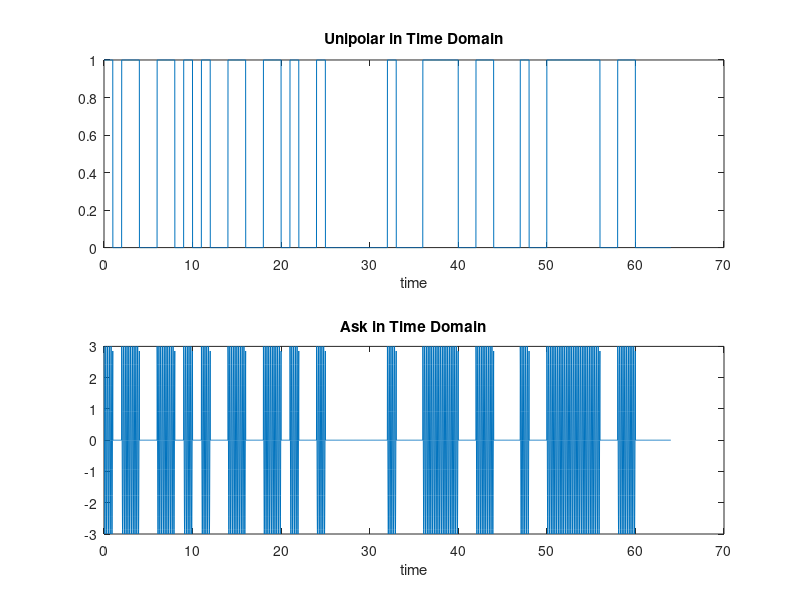
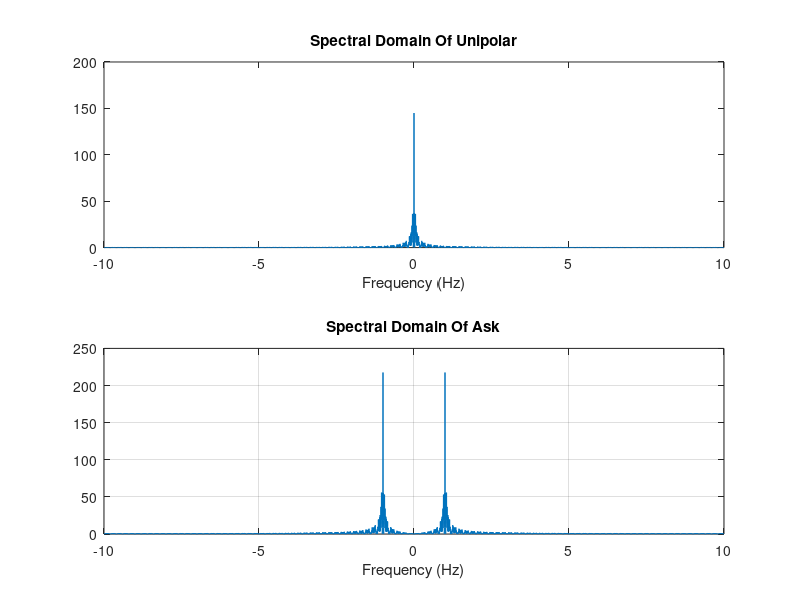
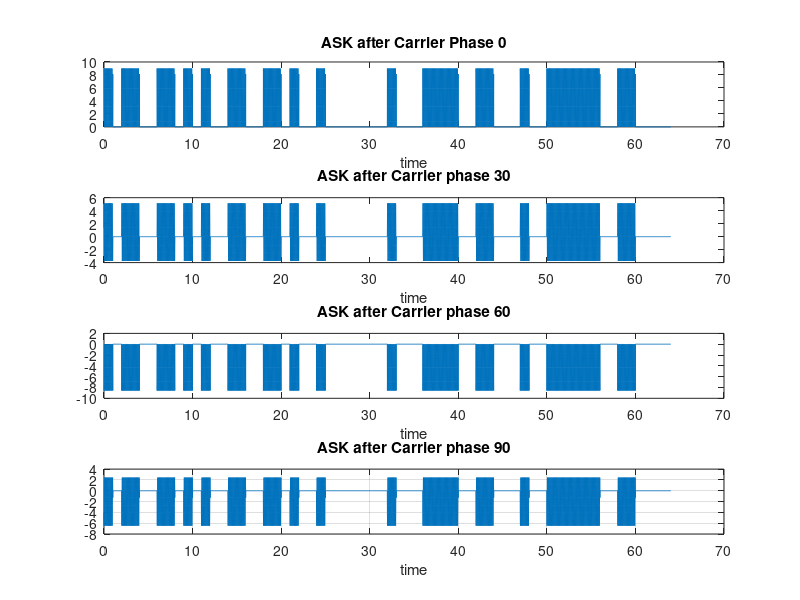
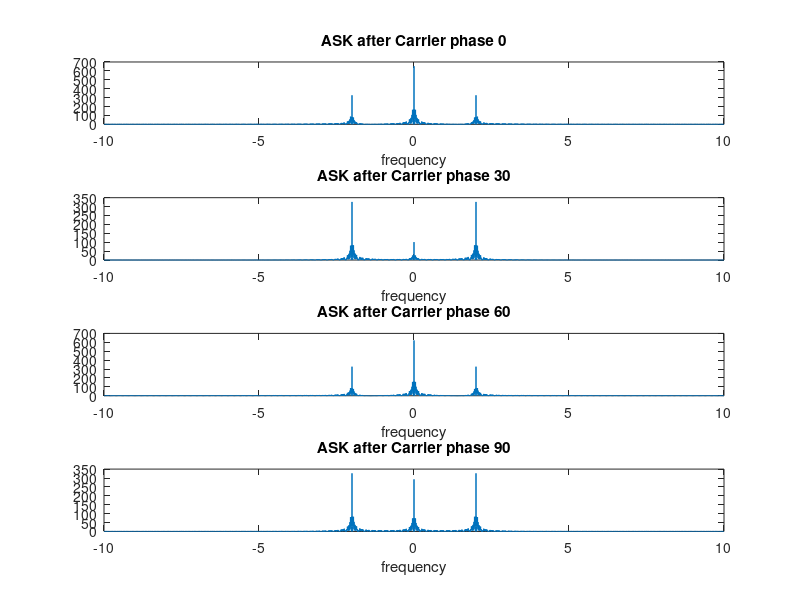

These figures' MATLAB source, in order:
clc;
clear;
close all
bits = 64;
stream =randi([0, 1], 1, bits);

ts = 0.05;
T = bits;
t = 0 : 0.01 : (bits-0.01);
fs = 1 / ts;
df =  0.01*fs / T;
f = -0.5 * fs : df : 0.5 * fs - df;
unipolar=zeros(size(t));
for i = 1:bits
    if stream(i) == 1
        unipolar((i-1)*100+1:i*100) = 1;
    end
end

UNIPOLAR= fftshift(fft(unipolar))*ts;
fc=5;
c=3*cos(2*pi*fc*t);
C_30=3*cos(2*pi*fc*t+30);
C_60=3*cos(2*pi*fc*t+60);
C_90=3*cos(2*pi*fc*t+90);
Ask=c.*unipolar;
Ask_frequency= fftshift(fft(Ask))*ts;
figure(1);
subplot(2,1,1);
plot(t, unipolar);
xlabel('time');
title('Unipolar in Time Domain');
subplot(2,1,2);
plot(t, Ask);
xlabel('time');
title('Ask in Time Domain');
figure(2)
subplot(2,1,1);
plot(f, abs(UNIPOLAR));
xlabel('Frequency (Hz)');
title('Spectral Domain Of Unipolar');
subplot(2,1,2)
plot(f, abs(Ask_frequency));
xlabel('Frequency (Hz)');
title('Spectral Domain Of Ask');
grid on;
Mixer_Output_Time=Ask.*(c);
Mixer_Output_Time_30=C_30.*Ask;
Mixer_Output_Time_60=C_60.*Ask;
Mixer_Output_Time_90=C_90.*Ask;
figure(3)
subplot(4,1,1);
plot (t,Mixer_Output_Time);
xlabel('time');
title('ASK after Carrier Phase 0');
subplot(4,1,2);
plot (t,Mixer_Output_Time_30);
xlabel('time');
title('ASK after Carrier phase 30');
subplot(4,1,3);
plot (t,Mixer_Output_Time_60);
xlabel('time');
title('ASK after Carrier phase 60');
subplot(4,1,4);
plot(t, Mixer_Output_Time_90);
xlabel('time');
title('ASK after Carrier phase 90');
grid on;
Mixer_Output_Freq= fftshift(fft(Mixer_Output_Time))*ts;
Mixer_Output_Freq_30= fftshift(fft(Mixer_Output_Time_30))*ts;
Mixer_Output_Freq_60= fftshift(fft(Mixer_Output_Time_60))*ts;
Mixer_Output_Freq_90= fftshift(fft(Mixer_Output_Time_90))*ts;
figure(4)
subplot(4,1,1);
plot (f,abs(Mixer_Output_Freq));
xlabel('frequency');
title('ASK after Carrier phase 0');
subplot(4,1,2);
plot (f,abs(Mixer_Output_Freq_30));
xlabel('frequency');
title('ASK after Carrier phase 30');
subplot(4,1,3);
plot (f,abs(Mixer_Output_Freq_60));
xlabel('frequency');
title('ASK after Carrier phase 60');
subplot(4,1,4);
plot (f,abs(Mixer_Output_Freq_90));
xlabel('frequency');
title('ASK after Carrier phase 90');
H= abs(f)<= 1;
LPF_Output=H.*Mixer_Output_Freq;
LPF_Output_30=H.*Mixer_Output_Freq_30;
LPF_Output_60=H.*Mixer_Output_Freq_60;
LPF_Output_90=H.*Mixer_Output_Freq_90;
Ask_Received =real(ifft(ifftshift(LPF_Output)/ts));
Ask_Received_30 =real(ifft(ifftshift(LPF_Output_30)/ts));
Ask_Received_60 =real(ifft(ifftshift(LPF_Output_60)/ts));
Ask_Received_90 =real(ifft(ifftshift(LPF_Output_90)/ts));
figure(5)
subplot(4,1,1);
plot (t,Ask_Received);
xlabel('time');
title('ASK phase 0 Received');
subplot(4,1,2);
plot (t,Ask_Received_30);
xlabel('time');
title('ASK phase 30 Received');
subplot(4,1,3);
plot (t,Ask_Received_60);
xlabel('time');
title('ASK phase 60 Received');
subplot(4,1,4);
plot (t,Ask_Received_90);
xlabel('time');
title('ASK phase 90 Received');
Output=zeros(size(t));
for i = 1:6400
    if (Ask_Received(i)>=2.25) Output(i)=1;
    end
end
Output_30=zeros(size(t));
for i = 1:6400
    if (Ask_Received_30(i)>=2.25) Output_30(i)=1;
    end
end
Output_60=zeros(size(t));
for i = 1:6400
    if (Ask_Received_60(i)>=2.25) Output_60(i)=1;
    end
end
Output_90=zeros(size(t));
for i = 1:6400
    if (Ask_Received_90(i)>=2.25) Output_90(i)=1;
    end
end
figure(6)
subplot(4,1,1);
plot (t,Output);
xlabel('time');
title('Output Phase 0');
subplot(4,1,2);
plot (t,Output_30);
xlabel('time');
title('Output Phase 30');
subplot(4,1,3);
plot (t,Output_60);
xlabel('time');
title('Output Phase 60');
subplot(4,1,4);
plot (t,Output_90);
xlabel('time');
title('Output Phase 90');
